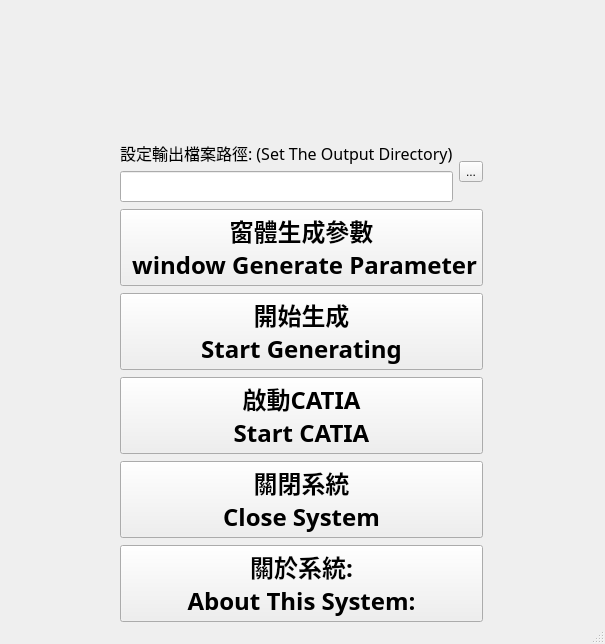
<?xml version="1.0" encoding="UTF-8"?>
<ui version="4.0">
 <class>MainWindow</class>
 <widget class="QMainWindow" name="MainWindow">
  <property name="geometry">
   <rect>
    <x>0</x>
    <y>0</y>
    <width>605</width>
    <height>644</height>
   </rect>
  </property>
  <property name="windowTitle">
   <string>MainWindow</string>
  </property>
  <widget class="QWidget" name="centralwidget">
   <widget class="QWidget" name="layoutWidget">
    <property name="geometry">
     <rect>
      <x>0</x>
      <y>0</y>
      <width>602</width>
      <height>624</height>
     </rect>
    </property>
    <layout class="QGridLayout" name="gridLayout">
     <item row="2" column="2" rowspan="3" colspan="2">
      <layout class="QVBoxLayout" name="verticalLayout_2">
       <item>
        <widget class="QPushButton" name="pushButton_setup">
         <property name="font">
          <font>
           <family>微軟正黑體</family>
           <pointsize>18</pointsize>
           <weight>75</weight>
           <bold>true</bold>
          </font>
         </property>
         <property name="cursor">
          <cursorShape>ArrowCursor</cursorShape>
         </property>
         <property name="text">
          <string>窗體生成參數
 window Generate Parameter</string>
         </property>
        </widget>
       </item>
       <item>
        <widget class="QPushButton" name="pushButton_start">
         <property name="font">
          <font>
           <family>微軟正黑體</family>
           <pointsize>18</pointsize>
           <weight>75</weight>
           <bold>true</bold>
          </font>
         </property>
         <property name="text">
          <string>開始生成
Start Generating</string>
         </property>
        </widget>
       </item>
       <item>
        <widget class="QPushButton" name="pushButton_catiastart">
         <property name="font">
          <font>
           <family>微軟正黑體</family>
           <pointsize>18</pointsize>
           <weight>75</weight>
           <bold>true</bold>
          </font>
         </property>
         <property name="text">
          <string>啟動CATIA
Start CATIA</string>
         </property>
        </widget>
       </item>
       <item>
        <widget class="QPushButton" name="pushButton_close_all">
         <property name="font">
          <font>
           <family>微軟正黑體</family>
           <pointsize>18</pointsize>
           <weight>75</weight>
           <bold>true</bold>
          </font>
         </property>
         <property name="text">
          <string>關閉系統
Close System</string>
         </property>
        </widget>
       </item>
       <item>
        <widget class="QPushButton" name="pushButton_about">
         <property name="font">
          <font>
           <family>微軟正黑體</family>
           <pointsize>18</pointsize>
           <weight>75</weight>
           <bold>true</bold>
          </font>
         </property>
         <property name="text">
          <string>關於系統:
About This System:</string>
         </property>
        </widget>
       </item>
      </layout>
     </item>
     <item row="0" column="1" colspan="4">
      <widget class="QLabel" name="label">
       <property name="maximumSize">
        <size>
         <width>600</width>
         <height>16777215</height>
        </size>
       </property>
       <property name="mouseTracking">
        <bool>true</bool>
       </property>
       <property name="styleSheet">
        <string notr="true">background-image:url(:/newPrefix/mprdc_logo.jpg)</string>
       </property>
       <property name="text">
        <string/>
       </property>
       <property name="pixmap">
        <pixmap resource="123.qrc">:/newPrefix/mprdc_logo.jpg</pixmap>
       </property>
       <property name="scaledContents">
        <bool>true</bool>
       </property>
       <property name="textInteractionFlags">
        <set>Qt::NoTextInteraction</set>
       </property>
      </widget>
     </item>
     <item row="4" column="4">
      <spacer name="horizontalSpacer_4">
       <property name="orientation">
        <enum>Qt::Horizontal</enum>
       </property>
       <property name="sizeType">
        <enum>QSizePolicy::Fixed</enum>
       </property>
       <property name="sizeHint" stdset="0">
        <size>
         <width>40</width>
         <height>20</height>
        </size>
       </property>
      </spacer>
     </item>
     <item row="1" column="1">
      <spacer name="horizontalSpacer">
       <property name="orientation">
        <enum>Qt::Horizontal</enum>
       </property>
       <property name="sizeType">
        <enum>QSizePolicy::Fixed</enum>
       </property>
       <property name="sizeHint" stdset="0">
        <size>
         <width>40</width>
         <height>20</height>
        </size>
       </property>
      </spacer>
     </item>
     <item row="1" column="4">
      <spacer name="horizontalSpacer_2">
       <property name="orientation">
        <enum>Qt::Horizontal</enum>
       </property>
       <property name="sizeType">
        <enum>QSizePolicy::Fixed</enum>
       </property>
       <property name="sizeHint" stdset="0">
        <size>
         <width>40</width>
         <height>20</height>
        </size>
       </property>
      </spacer>
     </item>
     <item row="1" column="2" colspan="2">
      <layout class="QHBoxLayout" name="horizontalLayout">
       <item>
        <layout class="QVBoxLayout" name="verticalLayout">
         <item>
          <widget class="QLabel" name="label_3">
           <property name="sizePolicy">
            <sizepolicy hsizetype="Minimum" vsizetype="Fixed">
             <horstretch>0</horstretch>
             <verstretch>0</verstretch>
            </sizepolicy>
           </property>
           <property name="font">
            <font>
             <family>微軟正黑體</family>
             <pointsize>12</pointsize>
            </font>
           </property>
           <property name="text">
            <string>設定輸出檔案路徑: (Set The Output Directory)</string>
           </property>
          </widget>
         </item>
         <item>
          <widget class="QLineEdit" name="lineEdit_file_root">
           <property name="sizePolicy">
            <sizepolicy hsizetype="Minimum" vsizetype="Fixed">
             <horstretch>0</horstretch>
             <verstretch>0</verstretch>
            </sizepolicy>
           </property>
           <property name="font">
            <font>
             <family>微軟正黑體</family>
             <pointsize>12</pointsize>
             <weight>75</weight>
             <bold>true</bold>
            </font>
           </property>
           <property name="alignment">
            <set>Qt::AlignCenter</set>
           </property>
          </widget>
         </item>
        </layout>
       </item>
       <item>
        <widget class="QToolButton" name="pushButton_route">
         <property name="sizePolicy">
          <sizepolicy hsizetype="Fixed" vsizetype="Fixed">
           <horstretch>0</horstretch>
           <verstretch>0</verstretch>
          </sizepolicy>
         </property>
         <property name="text">
          <string>...</string>
         </property>
        </widget>
       </item>
      </layout>
     </item>
     <item row="3" column="1" rowspan="2">
      <spacer name="horizontalSpacer_3">
       <property name="orientation">
        <enum>Qt::Horizontal</enum>
       </property>
       <property name="sizeType">
        <enum>QSizePolicy::Fixed</enum>
       </property>
       <property name="sizeHint" stdset="0">
        <size>
         <width>40</width>
         <height>20</height>
        </size>
       </property>
      </spacer>
     </item>
    </layout>
   </widget>
  </widget>
  <widget class="QStatusBar" name="statusbar"/>
  <action name="actionsave">
   <property name="text">
    <string>save</string>
   </property>
  </action>
 </widget>
 <resources>
  <include location="123.qrc"/>
 </resources>
 <connections>
  <connection>
   <sender>pushButton_about</sender>
   <signal>clicked()</signal>
   <receiver>MainWindow</receiver>
   <slot>window5_open()</slot>
   <hints>
    <hint type="sourcelabel">
     <x>368</x>
     <y>629</y>
    </hint>
    <hint type="destinationlabel">
     <x>596</x>
     <y>603</y>
    </hint>
   </hints>
  </connection>
  <connection>
   <sender>pushButton_start</sender>
   <signal>clicked()</signal>
   <receiver>MainWindow</receiver>
   <slot>window3_open()</slot>
   <hints>
    <hint type="sourcelabel">
     <x>349</x>
     <y>410</y>
    </hint>
    <hint type="destinationlabel">
     <x>599</x>
     <y>405</y>
    </hint>
   </hints>
  </connection>
  <connection>
   <sender>pushButton_close_all</sender>
   <signal>clicked()</signal>
   <receiver>MainWindow</receiver>
   <slot>window4_open()</slot>
   <hints>
    <hint type="sourcelabel">
     <x>404</x>
     <y>556</y>
    </hint>
    <hint type="destinationlabel">
     <x>600</x>
     <y>548</y>
    </hint>
   </hints>
  </connection>
  <connection>
   <sender>pushButton_setup</sender>
   <signal>clicked()</signal>
   <receiver>MainWindow</receiver>
   <slot>window1_open()</slot>
   <hints>
    <hint type="sourcelabel">
     <x>426</x>
     <y>296</y>
    </hint>
    <hint type="destinationlabel">
     <x>601</x>
     <y>293</y>
    </hint>
   </hints>
  </connection>
 </connections>
 <slots>
  <slot>window1_open()</slot>
  <slot>window2_open()</slot>
  <slot>window3_open()</slot>
  <slot>window4_open()</slot>
  <slot>window5_open()</slot>
 </slots>
</ui>
